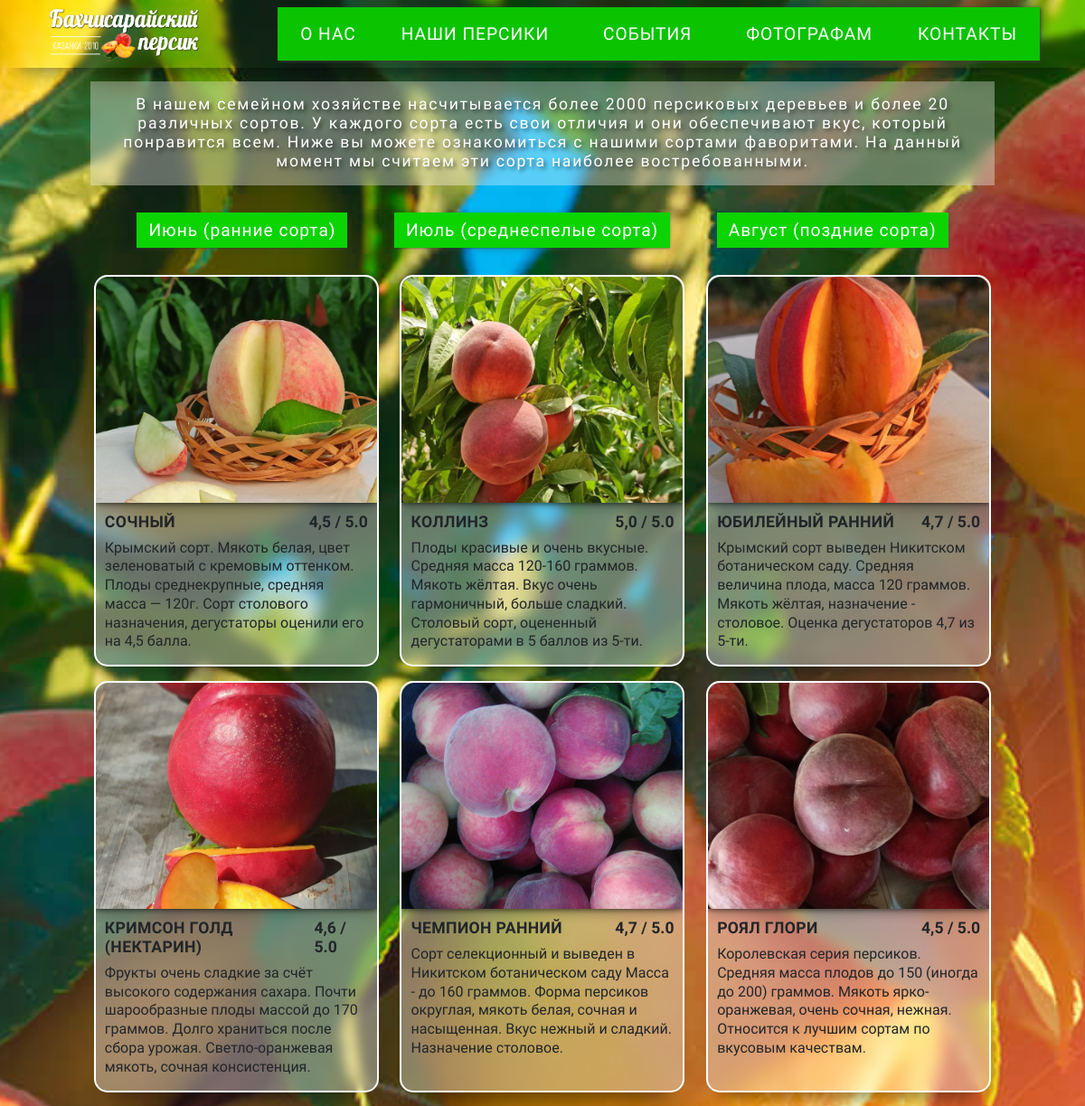
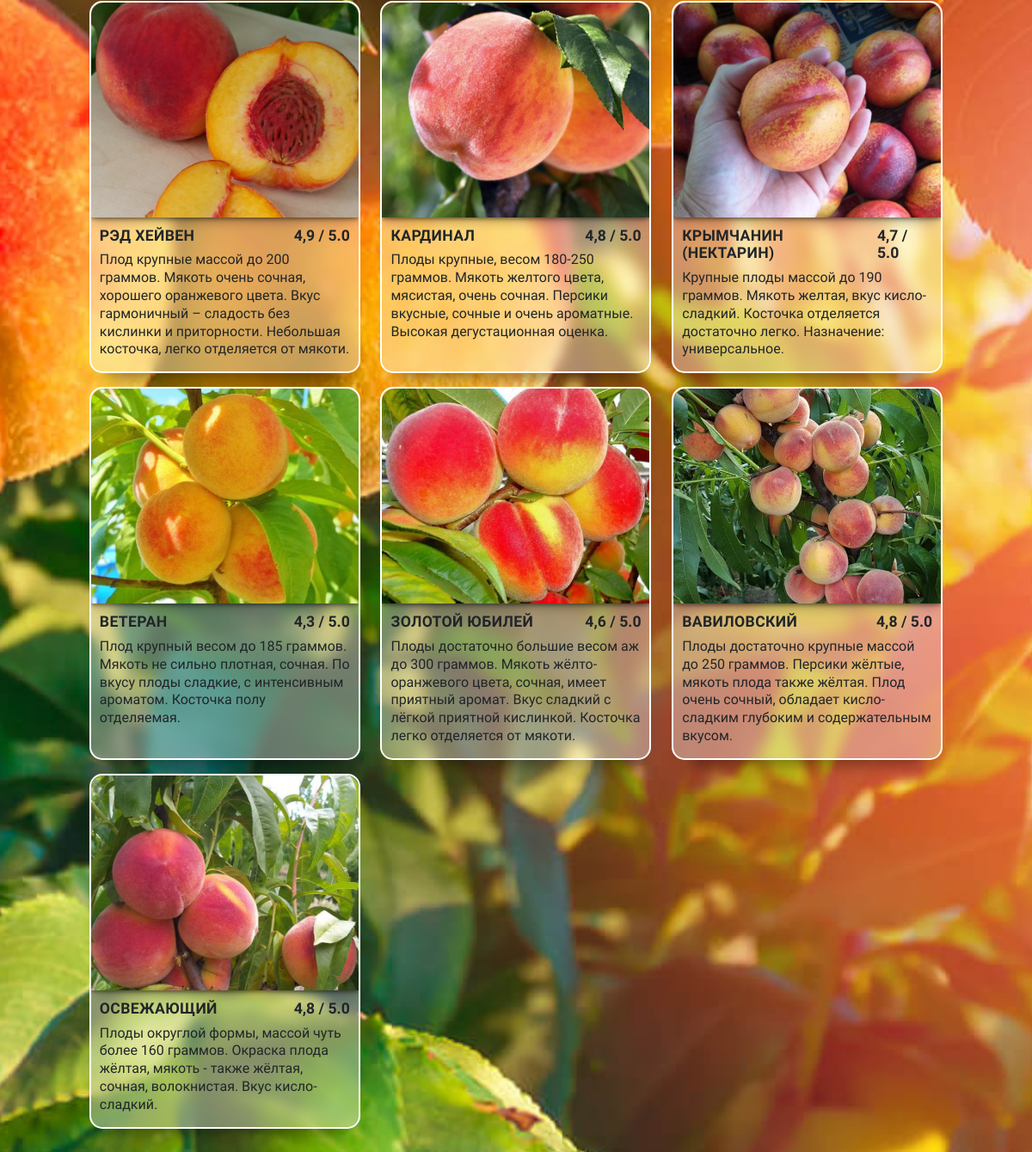
Page /sorts/ on the committed database (2 pictures, top to bottom).
### base/models.py (models this page shows, shortened)
class Month(models.Model):
    title = models.CharField(max_length=50, verbose_name="Месяц созревания")

class Sort(models.Model):
    title = models.CharField(max_length=50, verbose_name="Название сорта")
    short_description = models.TextField(max_length=200, blank=True, verbose_name="Короткое описание")
    full_description = models.TextField(max_length=800, blank=True, verbose_name="Полное описание")
    image = models.ImageField(upload_to="images/", verbose_name="Изображение")
    mark = models.FloatField(verbose_name="Оценка дегустаторов", default=5)
    cat = models.ForeignKey(Month, on_delete=models.PROTECT, null=True, verbose_name="Срок созревания")

### base/views.py (the view)
# urls.py: path('sorts/', views.sorts, name="sorts"),
def sorts(request):
    page_title = 'Бахчисарайский персик | Сорта'
    months = Month.objects.all()
    cat = request.GET.get('cat')
    if cat == None:
        sorts = Sort.objects.all()
    else:
        sorts = Sort.objects.filter(cat__title=cat)
    ctx = {'page_title': page_title, 'months': months, 'sorts': sorts, 'cat': cat}
    return render(request, 'base/sorts.html', ctx)

### base/templates/base/sorts.html (shortened to what this page needs)
{% extends 'main.html' %}
{% block content %}
<section class="sorts__page">
    <div class="sorts_page__title">
        В нашем семейном хозяйстве насчитывается более 2000 персиковых деревьев и более 20 различных сортов. У каждого сорта есть свои отличия и они обеспечивают
         вкус, который понравится всем. Ниже вы можете ознакомиться с нашими сортами фаворитами. На данный момент мы считаем эти сорта наиболее востребованными.
    </div>
        <ul class="period__menu">
        {% for month in months %}
            {% if cat == month.title %}
            <li class="selected">
                {{ month.title }}
            </li>
            {% else %}
            <li class="period_menu__item">
                <a href="{% url 'sorts' %}?cat={{month.title}}"> {{ month.title }} </a>
            </li>
            {% endif %}
        {% endfor %}
        </ul>
    <div class="peach__sorts" >
    {% for sort in sorts %}
        <div class="peach_sort__card">
            <img src="{{ sort.image.url }}" alt="" >
            <div>
                    <div class="peach_card__title">
                    <h2> {{ sort.title }} </h2>
                        <p> {{ sort.mark }}  / 5.0</p>
                    </div>
                        {{ sort.short_description }}
            </div>
        </div>
    {% endfor %}
    </div>
</section>
{% endblock content %}

### templates/main.html (shortened to what this page needs)
<!DOCTYPE html>
{% load static %}
<html lang="en">
<head>
    <link href="https://cdn.jsdelivr.net/npm/bootstrap@5.0.2/dist/css/bootstrap.min.css" rel="stylesheet"
>
     <link href='https://unpkg.com/boxicons@2.1.4/css/boxicons.min.css' rel='stylesheet'>
    <link rel="stylesheet" href="{% static 'css/reset.css' %}">
    <link rel="stylesheet" href="{% static 'css/style.css' %}">
    <link rel="stylesheet" href="{% static 'css/modal.css' %}">
</head>
<body>
    {% include 'header.html' %}
    {% block content %}{% endblock content %}
</body>
</html>

### templates/header.html (shortened to what this page needs)
{% url 'index' as index %}
{% url 'about' as about %}
{% url 'photographers' as photographers %}
{% url 'contacts' as contacts %}
<header>
    <a class="{% if request.path == 'index' %} active-link {% endif %}" href="{% url 'index' %}"> <img class="logo" src="../static/img/logo.png" alt="" width="175px"> </a>
    <div class="navigation">
        <ul class="menu">
            <li class="menu-item">
                <a class="{% if request.path == about %} active-link {% endif %}" href="{% url 'about' %}">
                    О нас
                </a>
            </li>
            <li class="menu-item peaches">
                <a class="sub-btn" href="#">
                    Наши персики
                </a>
            </li>
            <li class="menu-item events">
                <a class="sub-btn" href="#">
                    События
                </a>
            </li>
            <li class="menu-item">
                <a class="{% if request.path == photographers %} active-link {% endif %}" href="{% url 'photographers' %}">Фотографам</a>
            </li>
            <li class="menu-item"><a class="{% if request.path == contacts %} active-link {% endif %}" href="{% url 'contacts' %}">Контакты</a></li>
        </ul>
    </div>
</header>

### rows in the picture
Month: title "Июнь (ранние сорта)"
Month: title "Июль (среднеспелые сорта)"
Month: title "Август (поздние сорта)"
Sort: image (picture), title "СОЧНЫЙ", mark "4,5", short_description "Крымский сорт. Мякоть белая, цвет зеленоватый с кремовым оттенком. Плоды среднекрупные, средняя масса — 120г. Сорт столового назначения, дегустаторы оценили его на 4,5 балла."
Sort: image (picture), title "КОЛЛИНЗ", mark "5,0", short_description "Плоды красивые и очень вкусные. Средняя масса 120-160 граммов. Мякоть жёлтая. Вкус очень гармоничный, больше сладкий. Столовый сорт, оцененный дегустаторами в 5 баллов из 5-ти."
Sort: image (picture), title "ЮБИЛЕЙНЫЙ РАННИЙ", mark "4,7", short_description "Крымский сорт выведен Никитском ботаническом саду. Средняя величина плода, масса 120 граммов. Мякоть жёлтая, назначение - столовое. Оценка дегустаторов 4,7 из 5-ти."
Sort: image (picture), title "КРИМСОН ГОЛД (НЕКТАРИН)", mark "4,6", short_description "Фрукты очень сладкие за счёт высокого содержания сахара. Почти шарообразные плоды массой до 170 граммов. Долго храниться после сбора урожая. Светло-оранжевая мякоть, сочная консистенция."
Sort: image (picture), title "ЧЕМПИОН РАННИЙ", mark "4,7", short_description "Сорт селекционный и выведен в Никитском ботаническом саду Масса - до 160 граммов. Форма персиков округлая, мякоть белая, сочная и насыщенная. Вкус нежный и сладкий. Назначение столовое."
Sort: image (picture), title "РОЯЛ ГЛОРИ", mark "4,5", short_description "Королевская серия персиков. Средняя масса плодов до 150 (иногда до 200) граммов. Мякоть ярко-оранжевая, очень сочная, нежная. Относится к лучшим сортам по вкусовым качествам."
Sort: image (picture), title "РЭД ХЕЙВЕН", mark "4,9", short_description "Плод крупные массой до 200 граммов. Мякоть очень сочная, хорошего оранжевого цвета. Вкус гармоничный – сладость без кислинки и приторности. Небольшая косточка, легко отделяется от мякоти."
Sort: image (picture), title "КАРДИНАЛ", mark "4,8", short_description "Плоды крупные, весом 180-250 граммов. Мякоть желтого цвета, мясистая, очень сочная. Персики вкусные, сочные и очень ароматные. Высокая дегустационная оценка."
Sort: image (picture), title "КРЫМЧАНИН (НЕКТАРИН)", mark "4,7", short_description "Крупные плоды массой до 190 граммов. Мякоть желтая, вкус кисло-сладкий. Косточка отделяется достаточно легко. Назначение: универсальное."
Sort: image (picture), title "ВЕТЕРАН", mark "4,3", short_description "Плод крупный весом до 185 граммов. Мякоть не сильно плотная, сочная. По вкусу плоды сладкие, с интенсивным ароматом. Косточка полу отделяемая."
Sort: image (picture), title "ЗОЛОТОЙ ЮБИЛЕЙ", mark "4,6", short_description "Плоды достаточно большие весом аж до 300 граммов. Мякоть жёлто-оранжевого цвета, сочная, имеет приятный аромат. Вкус сладкий с лёгкой приятной кислинкой. Косточка легко отделяется от мякоти."
Sort: image (picture), title "ВАВИЛОВСКИЙ", mark "4,8", short_description "Плоды достаточно крупные массой до 250 граммов. Персики жёлтые, мякоть плода также жёлтая. Плод очень сочный, обладает кисло-сладким глубоким и содержательным вкусом."
Sort: image (picture), title "ОСВЕЖАЮЩИЙ", mark "4,8", short_description "Плоды округлой формы, массой чуть более 160 граммов. Окраска плода жёлтая, мякоть - также жёлтая, сочная, волокнистая. Вкус кисло-сладкий."
